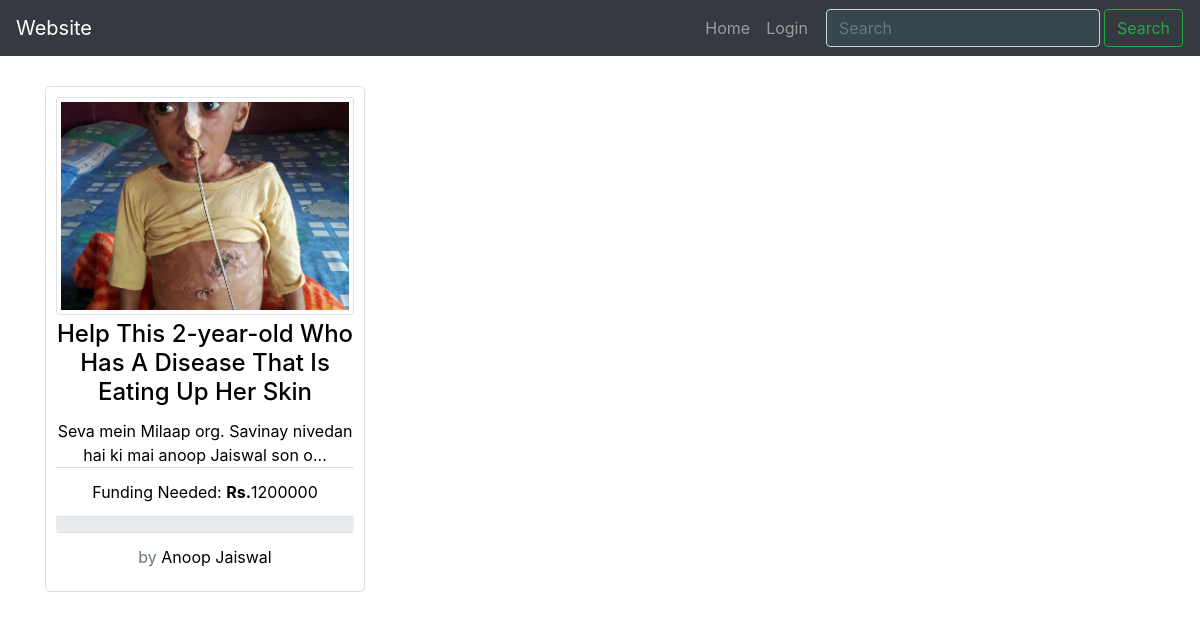
Before: / with the older database file.
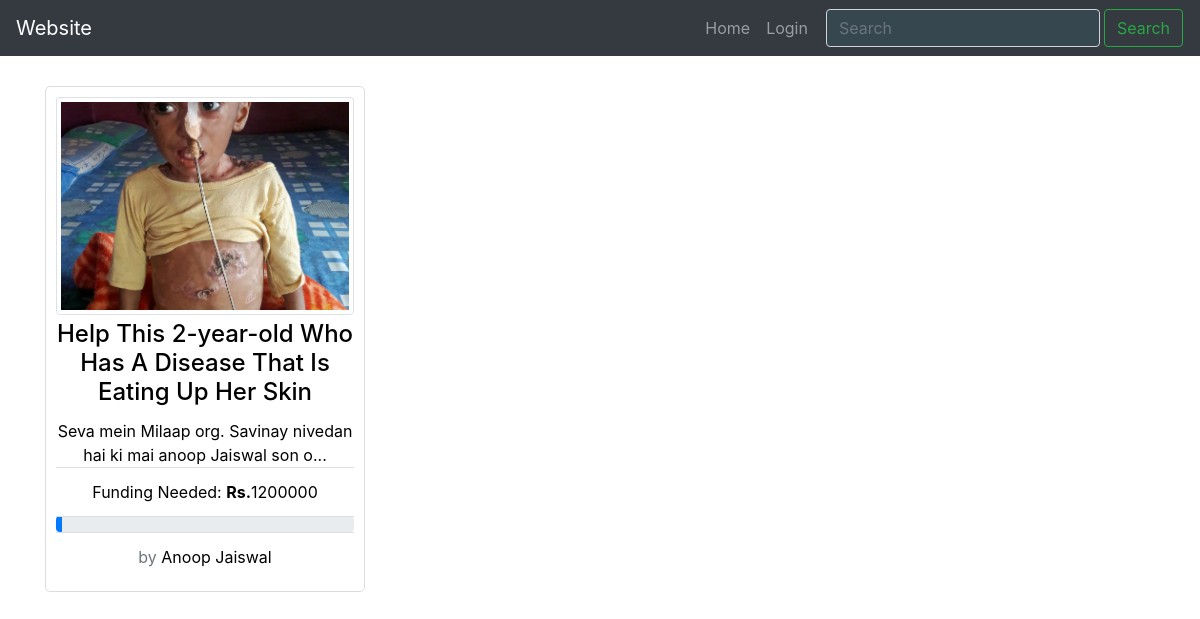
After: the same page with the newer database file.
### website/models.py (models this page shows)
class Cause(models.Model):
    title_text = models.TextField()
    post_creator = models.CharField(max_length=100)
    amount_goal = models.IntegerField()
    detailed_description = models.TextField()
    title_image = models.ImageField(upload_to="media/images")
    already_funded = models.IntegerField()

### website/views.py (the view)
# urls.py: url(r'^$', views.index, name='index'),
def index(request):
    causes = Cause.objects.all()
    return render(request, 'website/index.html', {'causes': causes})

### website/templates/website/index.html
{% extends 'website/base.html' %}
{% block content %}
    <div class="container">
        <div class="row">
            {% for cause in causes %}
                <div class="col-lg-4 col-md-6 col-sm-12 ">
                    <a href="{% url 'website:show_details' cause.id %}" style="text-decoration: none; color: black;">
                        <div class="card" style="width: 20rem;">
                            <div class="image-container">
                                <img class="card-img-top img-thumbnail img-responsive" src="{{ cause.title_image.url }}" alt="">
                            </div>
                            <div class="card-block card-hover" style="margin-top: 5px;">
                                <h4 class="card-title text-center">{{ cause.title_text }}</h4>
                                <p class="card-text text-center">{{ cause.detailed_description | slice:":70"}}...</p>
                            </div>
                            <ul class="list-group list-group-flush text-center">
                                <li class="list-group-item"> Funding Needed: <b>Rs.</b>{{ cause.amount_goal }}</li>
                                <div class="progress">
                                    <div class="progress-bar" role="progressbar" aria-valuenow="70" aria-valuemin="0" aria-valuemax="100" style="width:{% widthratio cause.already_funded cause.amount_goal 100 %}%">
                                    </div>
                                </div>
                                <li class="list-group-item text-center"><span class="text-muted">by</span> {{ cause.post_creator }}</li>
                            </ul>
                        </div>
                    </a>
                </div>
                 {% if forloop.counter|divisibleby:"3" or forloop.last %}
                    </div>
                {% endif %}
            {% endfor %}
    </div>
{% endblock %}

Changed rows visible on the page:
changed Cause "Help This 2-year-old Who Has A Disease That Is Eating Up Her Skin": already_funded 1020 → 21020 (drawn)
